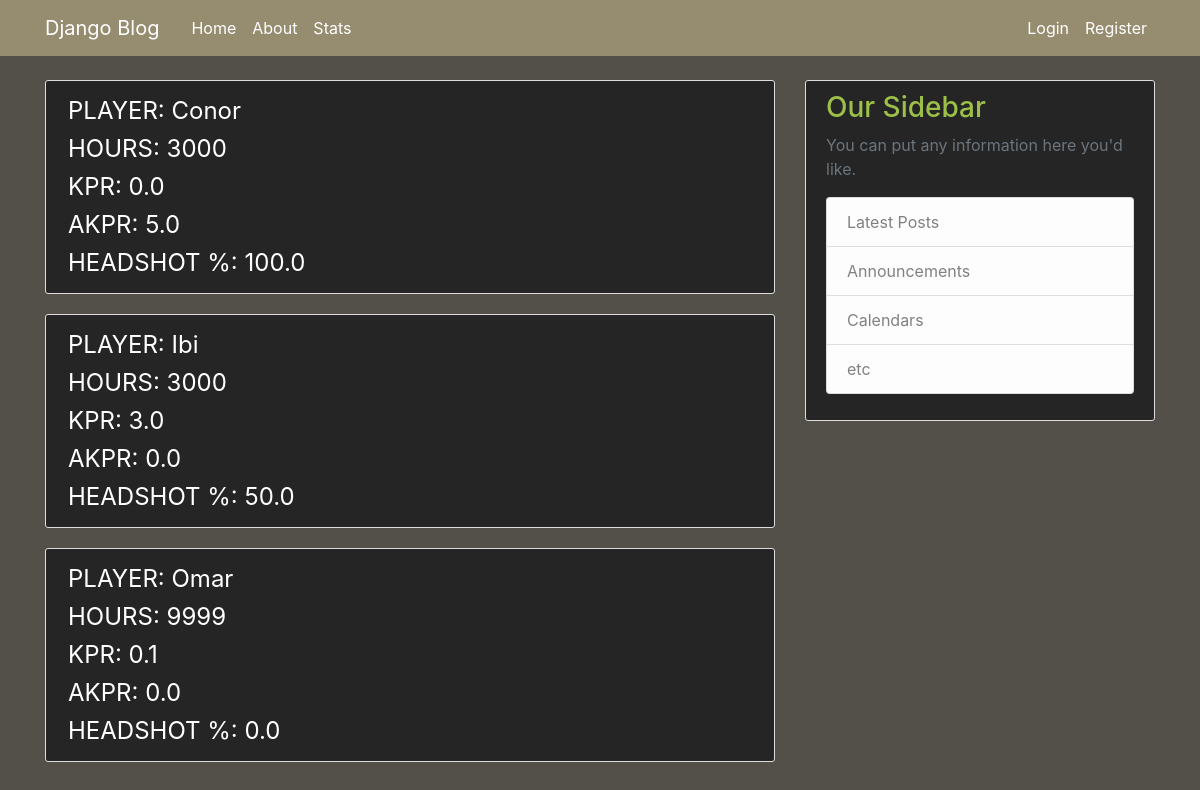
Screenshot of /stats/ with the database file from the repository.
### blog/models.py (models this page shows)
class Csstats(models.Model):
    player = models.CharField(max_length=20)
    awp_kills_per_round = models.FloatField()
    ak_kills_per_round = models.FloatField()
    headshot_percent = models.FloatField()
    hours = models.IntegerField()

### blog/views.py (the view)
# urls.py: path('stats/', views.stats, name='blog-stats'),
def stats(request):
    context2 = {'csstats': Csstats.objects.all()}
    return render(request, 'blog/stats.html', context = context2)

### blog/templates/blog/stats.html
{% extends "blog/base.html" %}
{% load static %}
{% block content %}
<link rel="stylesheet" type="text/css" href="{% static 'blog/stats.css' %}">
    {% for i in csstats %}
        <article class="media content-section">
          <div class="media-body">
            <p class="article-content">PLAYER:  {{ i.player }}</p>
            <p class="article-content">HOURS: {{ i.hours }}</p>
            <p class="article-content">KPR: {{ i.ak_kills_per_round }}</p>
            <p class="article-content">AKPR: {{ i.awp_kills_per_round }}</p>
            <p class="article-content">HEADSHOT %: {{ i.headshot_percent }}</p>
          </div>
        </article>
    {% endfor %}
{% endblock content %}

### blog/static/blog/main.css (style rules this page uses)
body { background: #fafafa; color: #333333; margin-top: 5rem; }
.content-section { background: #ffffff; padding: 10px 20px; border: 1px solid #dddddd; border-radius: 3px; margin-bottom: 20px; }
.article-content { white-space: pre-line; }

### blog/static/blog/stats.css (style rules this page uses)
body { background: #535049; color: #ffffff; margin-top: 5rem; }
.content-section { background: #252525; padding: 10px 20px; border: 1px solid #dddddd; border-radius: 3px; margin-bottom: 20px; }
.article-content { white-space: pre-line; margin: 2px; font-size: 1.5rem }

### rows the page displays
Csstats: player "Conor", hours "3000", ak_kills_per_round "0.0", awp_kills_per_round "5.0", headshot_percent "100.0"
Csstats: player "Ibi", hours "3000", ak_kills_per_round "3.0", awp_kills_per_round "0.0", headshot_percent "50.0"
Csstats: player "Omar", hours "9999", ak_kills_per_round "0.1", awp_kills_per_round "0.0", headshot_percent "0.0"
